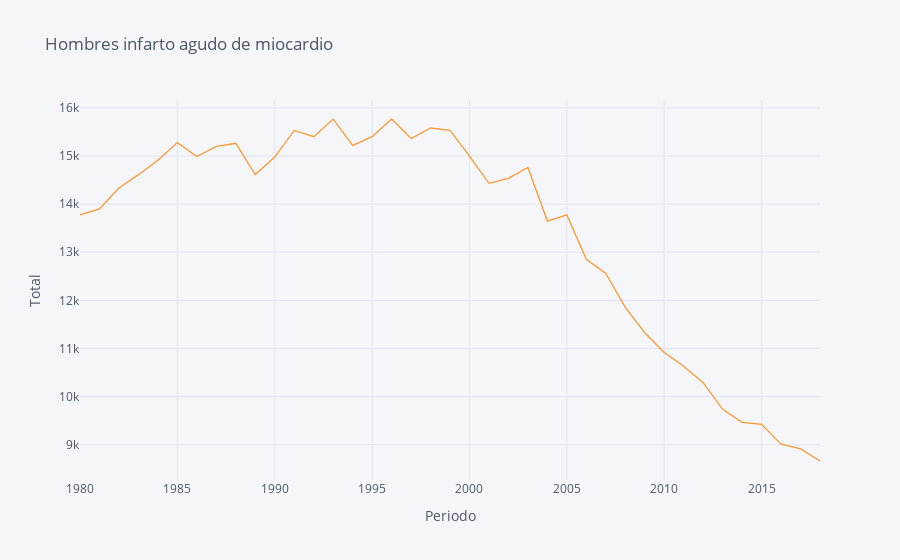

The notebook cell this image was saved under:
### Code cell
#dataset  por sexos hombres


dataseth = mod.row_filter(deaths, 'Sexo', ['Hombres'])
dataseth = mod.row_filter(dataseth, 'Edad', ['Todas las edades'])
dataseth= mod.row_filter(dataseth, 'cause_code', ['055'])
dataseth=dataseth.sort_values(by='Periodo')


dataseth.iplot(x='Periodo',
              y=['Total'],
              subplots=True,
              xTitle='Periodo',
              yTitle='Total',
              title='Hombres infarto agudo de miocardio');

### Figure 1 — Plotly figure (JSON) as saved in the notebook; plotly's stock layout.template omitted (floating-point values rounded to 4 significant figures)
{"data": [{"line": {"color": "rgba(255, 153, 51, 1.0)", "dash": "solid", "shape": "linear", "width": 1.3}, "mode": "lines", "name": "Total", "text": "", "type": "scatter", "x": [1980, 1981, 1982, 1983, 1984, 1985, 1986, 1987, 1988, 1989, 1990, 1991, 1992, 1993, 1994, 1995, 1996, 1997, 1998, 1999, 2000, 2001, 2002, 2003, 2004, 2005, 2006, 2007, 2008, 2009, 2010, 2011, 2012, 2013, 2014, 2015, 2016, 2017, 2018], "xaxis": "x", "y": [13774, 13901, 14335, 14612, 14912, 15278, 14990, 15199, 15264, 14614, 14979, 15531, 15401, 15767, 15222, 15403, 15769, 15364, 15581, 15532, 14998, 14431, 14537, 14762, 13647, 13776, 12852, 12559, 11853, 11326, 10914, 10628, 10288, 9733, 9464, 9423, 9009, 8911, 8660], "yaxis": "y"}], "layout": {"legend": {"bgcolor": "#F5F6F9", "font": {"color": "#4D5663"}}, "paper_bgcolor": "#F5F6F9", "plot_bgcolor": "#F5F6F9", "title": {"font": {"color": "#4D5663"}, "text": "Hombres infarto agudo de miocardio"}, "xaxis": {"anchor": "y", "domain": [0, 1], "gridcolor": "#E1E5ED", "showgrid": true, "tickfont": {"color": "#4D5663"}, "title": {"font": {"color": "#4D5663"}, "text": "Periodo"}, "zerolinecolor": "#E1E5ED"}, "yaxis": {"anchor": "x", "domain": [0, 1], "gridcolor": "#E1E5ED", "showgrid": true, "tickfont": {"color": "#4D5663"}, "title": {"font": {"color": "#4D5663"}, "text": "Total"}, "zerolinecolor": "#E1E5ED"}}}
